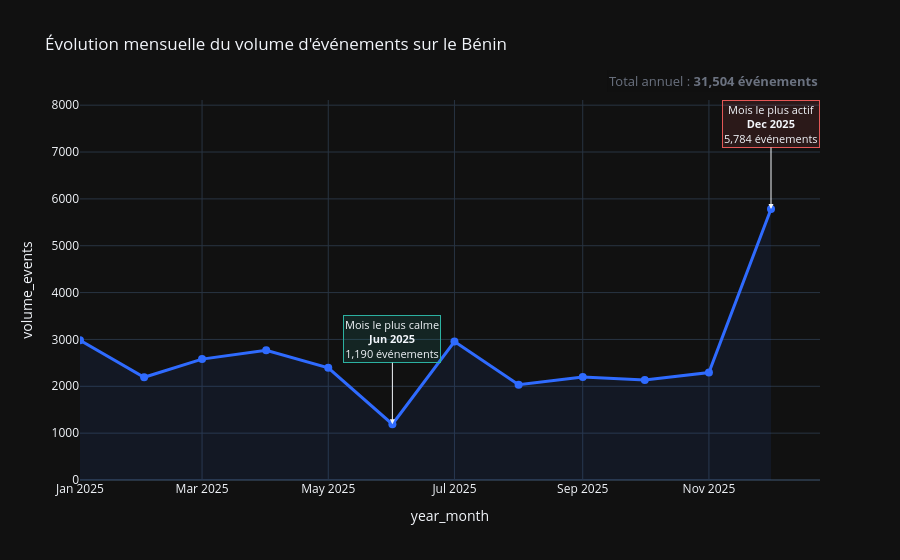

The cell this chart's notebook holds for it:
### Code cell
# Réinitialise les annotations pour éviter les doublons à chaque ré-exécution
fig_events.layout.annotations = []

# Ajoute les annotations pour le mois le plus actif et le mois le plus calme
fig_events.add_annotation(
    x=df_events_volume.loc[idx_max, "year_month"],
    y=val_max,
    text=f"Mois le plus actif<br><b>{mois_max}</b><br>{val_max:,} événements",
    showarrow=True, arrowhead=2, ax=0, ay=-85,
    bgcolor="rgba(228,87,86,0.12)", bordercolor="#E45756", borderwidth=1,
    font=dict(size=11)
)

fig_events.add_annotation(
    x=df_events_volume.loc[idx_min, "year_month"],
    y=val_min,
    text=f"Mois le plus calme<br><b>{mois_min}</b><br>{val_min:,} événements",
    showarrow=True, arrowhead=2, ax=0, ay=-85,
    bgcolor="rgba(44,177,161,0.12)", bordercolor="#2CB1A1", borderwidth=1,
    font=dict(size=11)
)

# Affiche le total global comme sous-titre intégré dans le graphique
fig_events.add_annotation(
    text=f"Total annuel : <b>{df_events_volume['volume_events'].sum():,} événements</b>",
    xref="paper", yref="paper",
    x=1.0, y=1.08, xanchor="right", showarrow=False,
    font=dict(size=13, color="#6B7280"),
    bgcolor="rgba(0,0,0,0.04)", bordercolor="rgba(0,0,0,0.08)", borderwidth=1
)

fig_events.show()

### Figure 1 — Plotly figure (JSON) as saved in the notebook; plotly's stock layout.template omitted (floating-point values rounded to 4 significant figures)
{"data": [{"fill": "tozeroy", "fillcolor": "rgba(47,107,255,0.08)", "hovertemplate": "<b>%{x|%b %Y}</b><br>Événements : %{y:,}<extra></extra>", "legendgroup": "", "line": {"color": "#2F6BFF", "dash": "solid", "width": 3}, "marker": {"color": "#2F6BFF", "size": 8, "symbol": "circle"}, "mode": "lines+markers", "name": "", "orientation": "v", "showlegend": false, "type": "scatter", "x": ["2025-01-01T00:00:00", "2025-02-01T00:00:00", "2025-03-01T00:00:00", "2025-04-01T00:00:00", "2025-05-01T00:00:00", "2025-06-01T00:00:00", "2025-07-01T00:00:00", "2025-08-01T00:00:00", "2025-09-01T00:00:00", "2025-10-01T00:00:00", "2025-11-01T00:00:00", "2025-12-01T00:00:00"], "xaxis": "x", "y": [2981, 2193, 2580, 2769, 2394, 1190, 2955, 2035, 2196, 2134, 2293, 5784], "yaxis": "y"}], "layout": {"annotations": [{"arrowhead": 2, "ax": 0, "ay": -85, "bgcolor": "rgba(228,87,86,0.12)", "bordercolor": "#E45756", "borderwidth": 1, "font": {"size": 11}, "showarrow": true, "text": "Mois le plus actif<br><b>Dec 2025</b><br>5,784 événements", "x": "2025-12-01T00:00:00", "y": 5784}, {"arrowhead": 2, "ax": 0, "ay": -85, "bgcolor": "rgba(44,177,161,0.12)", "bordercolor": "#2CB1A1", "borderwidth": 1, "font": {"size": 11}, "showarrow": true, "text": "Mois le plus calme<br><b>Jun 2025</b><br>1,190 événements", "x": "2025-06-01T00:00:00", "y": 1190}, {"bgcolor": "rgba(0,0,0,0.04)", "bordercolor": "rgba(0,0,0,0.08)", "borderwidth": 1, "font": {"color": "#6B7280", "size": 13}, "showarrow": false, "text": "Total annuel : <b>31,504 événements</b>", "x": 1, "xanchor": "right", "xref": "paper", "y": 1.08, "yref": "paper"}], "legend": {"tracegroupgap": 0}, "title": {"text": "Évolution mensuelle du volume d'événements sur le Bénin"}, "xaxis": {"anchor": "y", "domain": [0, 1], "title": {"text": "year_month"}}, "yaxis": {"anchor": "x", "domain": [0, 1], "title": {"text": "volume_events"}}}}
